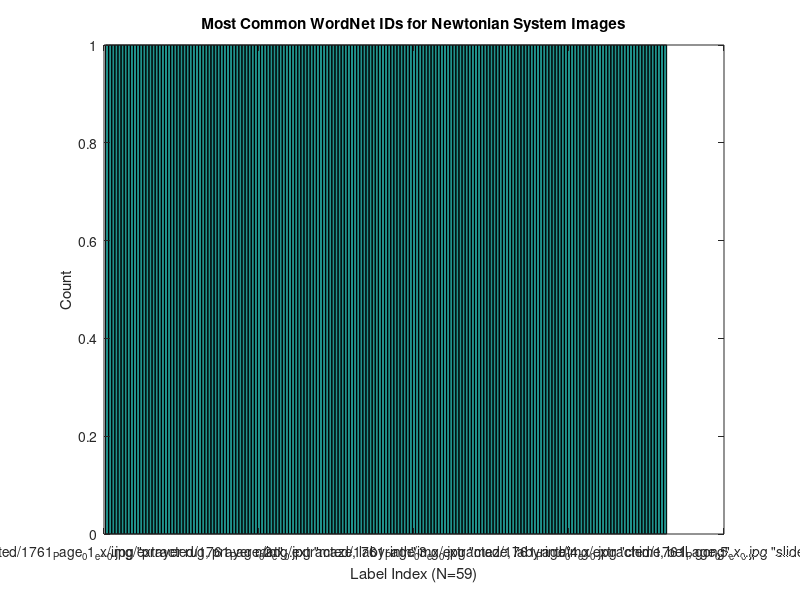
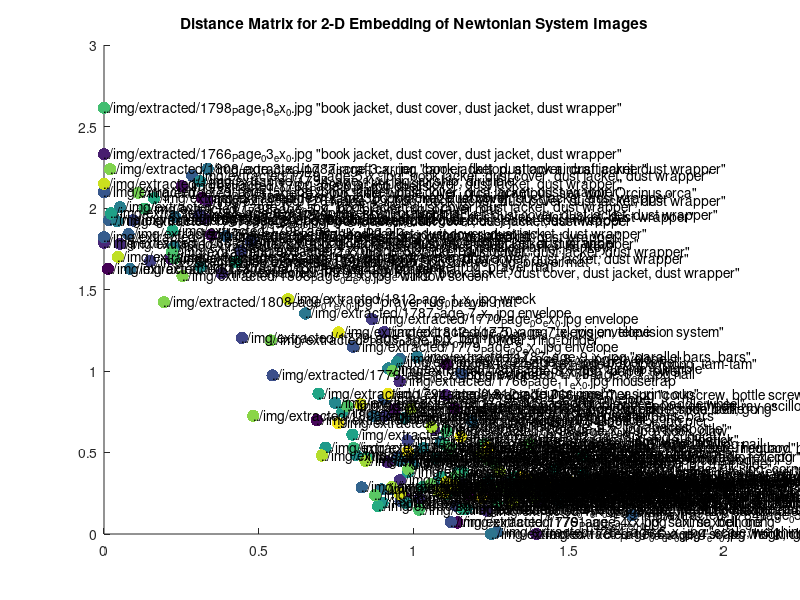

Recreate these plots in MATLAB, in order.
M = csvread('ID-to-embedding.csv');
[L,delimiter] = importdata('filepath-to-synset.csv');

% Truncate data since we are missing a few WordNet labels
M = M(1:size(L,1),:);

% Convert the labels to a histogram based on unique counts--what are most
% popular?
[idx,label,GL] = grp2idx(L);
figure; hist(idx,unique(idx));
set(gca,'xTickLabel',label); title('Most Common WordNet IDs for Newtonian System Images');
xlabel('Label Index (N=59)');ylabel('Count');
print('telescope-histogram.png','-dpng');

% Color the pairwise distances plot by the 59 labels
figure; scatter(M(:,1),M(:,2),80,idx,'filled');
text(M(:,1),M(:,2),L);
title('Distance Matrix for 2-D Embedding of Newtonian System Images');
print('telescope-distances.png','-dpng');

% Get the top 10 wordNet clusters
top = sortrows(tabulate(idx),-2);
label(top(1:10,1))
